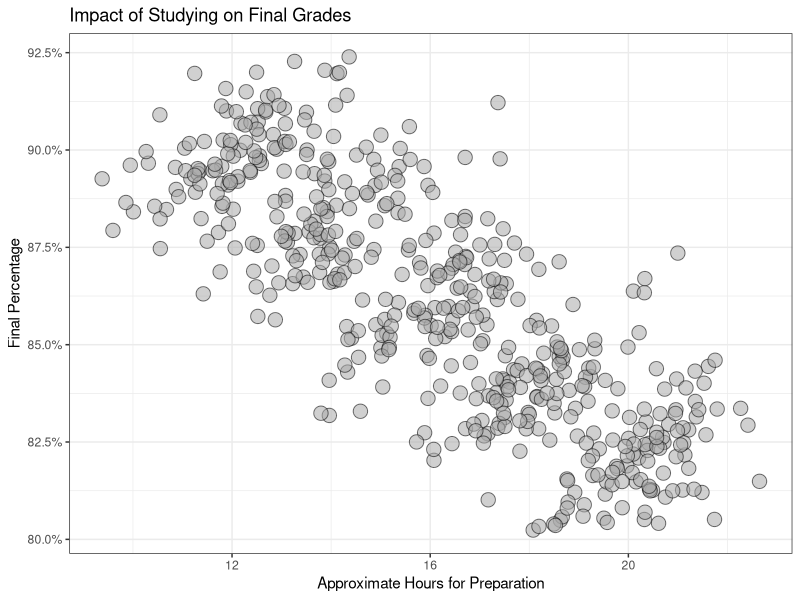
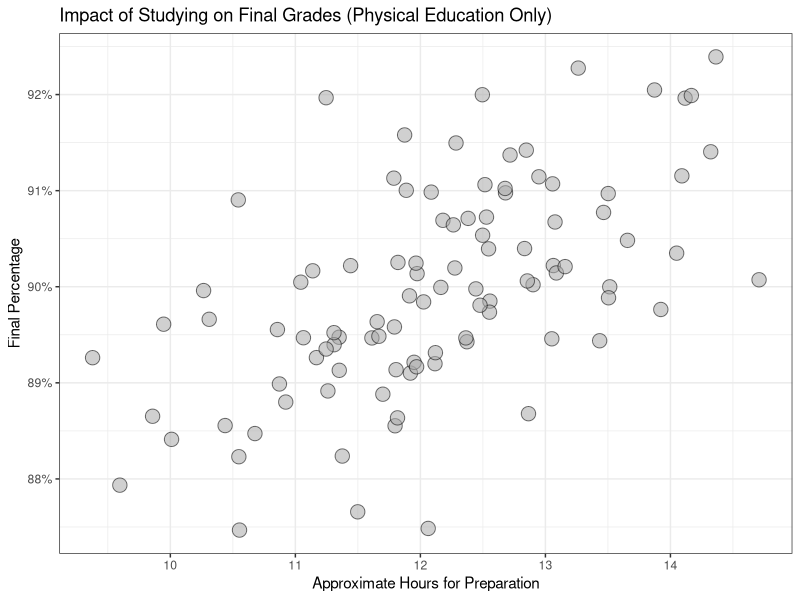
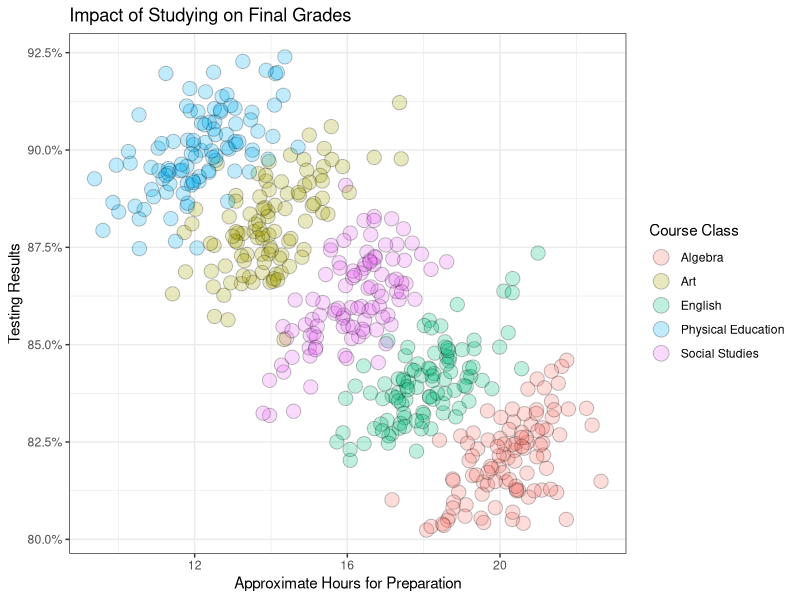

Write R code to recreate these figures, in order.
## ---- chunk 1
knitr::opts_chunk$set(echo = TRUE)

# Load the tidyverse 
library(tidyverse) 
 
# Generating correlated data with mvrnorm() from the MASS library 
library(MASS) 
 
# Sample Means 
mu <- c(20,4) 
 
# Define our covariance matrix, and specify the covariance relationship (i.e. 0.7 in this case) 
Sigma <- matrix(.7, nrow=2, ncol=2) + diag(2)*.3 
 
# create both variables with 100 samples 
vars <- mvrnorm(n=100, mu=mu, Sigma=Sigma) 
 
# Create a function for generating 2 correlated variables given variable means 
corVars<-function(m1,m2,confVar){ 
  mu <- c(m1,m2) 
  Sigma <- matrix(.7, nrow=2, ncol=2) + diag(2)*.5 
  vars <- mvrnorm(n=100, mu=mu, Sigma=Sigma) 
  Var1<-vars[,1] 
  Var2<-vars[,2] 
  df<-as.data.frame(cbind(Var1 = Var1,Var2 = Var2,Var3 = confVar)) 
  df$Var1<-as.numeric(as.character(df$Var1)) 
  df$Var2<-as.numeric(as.character(df$Var2)) 
  df 
} 
 
# Re-running for multiple sets and combining into a single dataframe df 
d1 <- corVars(m1 = 20, m2 = 82, confVar = "Algebra") 
d2 <- corVars(m1 = 18, m2 = 84, confVar = "English") 
d3 <- corVars(m1 = 16, m2 = 86, confVar = "Social Studies") 
d4 <- corVars(m1 = 14, m2 = 88, confVar = "Art") 
d5 <- corVars(m1 = 12, m2 = 90, confVar = "Physical Education") 
 
# Create the aggregate data 
df<-rbind(d1,d2,d3,d4,d5) 
## ---- chunk 2
# Grade & Study Time Plot 
df %>% 
  ggplot(aes(x = Var1, y = Var2/100)) + 
  geom_jitter(aes(size = 13), alpha = 0.55, shape = 21, fill = "darkgray", color = "black") + 
  scale_y_continuous(name = "Final Percentage", labels = scales::percent)+ 
  scale_x_continuous(name = "Approximate Hours for Preparation")+ 
  guides(size = FALSE) + 
  ggtitle("Impact of Studying on Final Grades")+ 
  theme(plot.title = element_text(hjust = 0.5))+ 
  theme_bw() 
## ---- chunk 3
# PhysEd Plot 
df %>%  
  filter(Var3 == 'Physical Education') %>% 
  ggplot(aes(x = Var1, y = Var2/100)) + 
  geom_jitter(aes(size = 13), alpha = 0.55, shape = 21, fill = "darkgray", color = "black") + 
  scale_y_continuous(name = "Final Percentage", labels = scales::percent)+ 
  scale_x_continuous(name = "Approximate Hours for Preparation")+ 
  guides(size = FALSE) + 
  ggtitle("Impact of Studying on Final Grades (Physical Education Only)")+ 
  theme(plot.title = element_text(hjust = 0.5))+ 
  theme_bw() 
## ---- chunk 4
# Confounding plot 
df %>% 
  ggplot(aes(x = Var1, y = Var2/100)) + 
  geom_jitter(aes(size = 1, fill = Var3), alpha = 0.25, shape = 21) + 
  guides(fill = guide_legend(title = "Course Class", override.aes = list(size = 5)), 
         size = FALSE) + 
  scale_y_continuous(name = "Testing Results", labels = scales::percent)+ 
  scale_x_continuous(name = "Approximate Hours for Preparation")+ 
  ggtitle("Impact of Studying on Final Grades")+ 
  theme(plot.title = element_text(hjust = 0.5))+ 
  theme_bw() 
